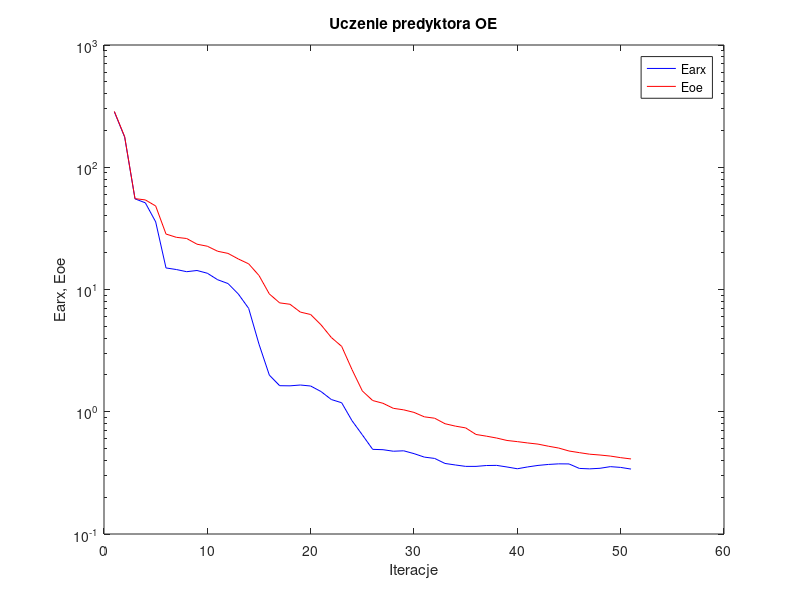
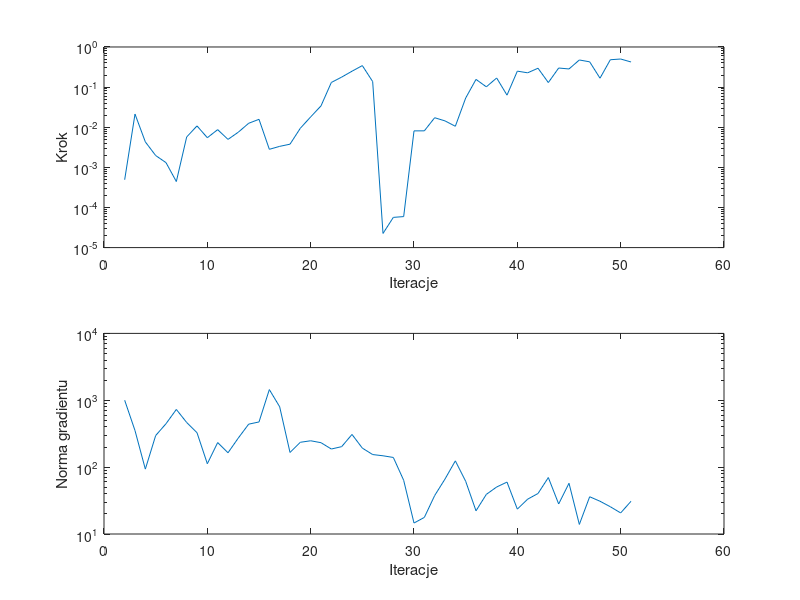

Recreate these plots in MATLAB, in order.
%uczenie predyktora oe
clear all;
n=0; farx(n+1)=2.843908e+002; foe(n+1)=2.862665e+002; wspucz(n+1)=0.000000e+000; ng(n+1)=0.000000e+000;
%odnowa zmiennej metryki
n=1; farx(n+1)=1.763277e+002; foe(n+1)=1.777972e+002; krok(n+1)=4.912482e-004; ng(n+1)=1.000912e+003;
n=2; farx(n+1)=5.515815e+001; foe(n+1)=5.538305e+001; krok(n+1)=2.128042e-002; ng(n+1)=3.521776e+002;
n=3; farx(n+1)=5.117459e+001; foe(n+1)=5.405084e+001; krok(n+1)=4.312903e-003; ng(n+1)=9.343209e+001;
n=4; farx(n+1)=3.576459e+001; foe(n+1)=4.823335e+001; krok(n+1)=1.970836e-003; ng(n+1)=2.967203e+002;
n=5; farx(n+1)=1.500790e+001; foe(n+1)=2.842920e+001; krok(n+1)=1.310706e-003; ng(n+1)=4.459791e+002;
n=6; farx(n+1)=1.456916e+001; foe(n+1)=2.672389e+001; krok(n+1)=4.430569e-004; ng(n+1)=7.288218e+002;
n=7; farx(n+1)=1.398541e+001; foe(n+1)=2.613066e+001; krok(n+1)=5.711090e-003; ng(n+1)=4.654154e+002;
n=8; farx(n+1)=1.430635e+001; foe(n+1)=2.347746e+001; krok(n+1)=1.078150e-002; ng(n+1)=3.272384e+002;
n=9; farx(n+1)=1.358366e+001; foe(n+1)=2.259338e+001; krok(n+1)=5.478088e-003; ng(n+1)=1.123837e+002;
n=10; farx(n+1)=1.201943e+001; foe(n+1)=2.054815e+001; krok(n+1)=8.704305e-003; ng(n+1)=2.330835e+002;
n=11; farx(n+1)=1.118803e+001; foe(n+1)=1.974287e+001; krok(n+1)=4.974973e-003; ng(n+1)=1.640351e+002;
n=12; farx(n+1)=9.184579e+000; foe(n+1)=1.777039e+001; krok(n+1)=7.530795e-003; ng(n+1)=2.728369e+002;
n=13; farx(n+1)=7.007381e+000; foe(n+1)=1.621565e+001; krok(n+1)=1.254246e-002; ng(n+1)=4.391673e+002;
n=14; farx(n+1)=3.569845e+000; foe(n+1)=1.301899e+001; krok(n+1)=1.574016e-002; ng(n+1)=4.737418e+002;
n=15; farx(n+1)=1.994132e+000; foe(n+1)=9.196836e+000; krok(n+1)=2.815703e-003; ng(n+1)=1.444949e+003;
n=16; farx(n+1)=1.633712e+000; foe(n+1)=7.773541e+000; krok(n+1)=3.334617e-003; ng(n+1)=7.989457e+002;
n=17; farx(n+1)=1.629415e+000; foe(n+1)=7.572184e+000; krok(n+1)=3.778589e-003; ng(n+1)=1.657758e+002;
n=18; farx(n+1)=1.654673e+000; foe(n+1)=6.535953e+000; krok(n+1)=9.436540e-003; ng(n+1)=2.353554e+002;
n=19; farx(n+1)=1.623764e+000; foe(n+1)=6.243497e+000; krok(n+1)=1.809047e-002; ng(n+1)=2.478593e+002;
n=20; farx(n+1)=1.463650e+000; foe(n+1)=5.144334e+000; krok(n+1)=3.403861e-002; ng(n+1)=2.319944e+002;
n=21; farx(n+1)=1.258987e+000; foe(n+1)=4.050390e+000; krok(n+1)=1.304848e-001; ng(n+1)=1.866006e+002;
n=22; farx(n+1)=1.184726e+000; foe(n+1)=3.426037e+000; krok(n+1)=1.775417e-001; ng(n+1)=2.024881e+002;
n=23; farx(n+1)=8.451712e-001; foe(n+1)=2.213245e+000; krok(n+1)=2.488881e-001; ng(n+1)=3.082120e+002;
n=24; farx(n+1)=6.470754e-001; foe(n+1)=1.480309e+000; krok(n+1)=3.435737e-001; ng(n+1)=1.925345e+002;
n=25; farx(n+1)=4.925585e-001; foe(n+1)=1.235545e+000; krok(n+1)=1.372911e-001; ng(n+1)=1.541918e+002;
%odnowa zmiennej metryki
n=26; farx(n+1)=4.893603e-001; foe(n+1)=1.172718e+000; krok(n+1)=2.253084e-005; ng(n+1)=1.478464e+002;
n=27; farx(n+1)=4.754740e-001; foe(n+1)=1.066769e+000; krok(n+1)=5.665485e-005; ng(n+1)=1.395222e+002;
n=28; farx(n+1)=4.792913e-001; foe(n+1)=1.036643e+000; krok(n+1)=5.926151e-005; ng(n+1)=6.358975e+001;
n=29; farx(n+1)=4.544381e-001; foe(n+1)=9.878917e-001; krok(n+1)=8.108296e-003; ng(n+1)=1.459296e+001;
n=30; farx(n+1)=4.255727e-001; foe(n+1)=9.087441e-001; krok(n+1)=8.128862e-003; ng(n+1)=1.770414e+001;
n=31; farx(n+1)=4.151129e-001; foe(n+1)=8.853608e-001; krok(n+1)=1.725161e-002; ng(n+1)=3.757901e+001;
n=32; farx(n+1)=3.776543e-001; foe(n+1)=7.981957e-001; krok(n+1)=1.438335e-002; ng(n+1)=6.637873e+001;
n=33; farx(n+1)=3.670046e-001; foe(n+1)=7.629897e-001; krok(n+1)=1.056599e-002; ng(n+1)=1.240952e+002;
n=34; farx(n+1)=3.574166e-001; foe(n+1)=7.377332e-001; krok(n+1)=5.335388e-002; ng(n+1)=6.146041e+001;
n=35; farx(n+1)=3.573774e-001; foe(n+1)=6.519047e-001; krok(n+1)=1.556123e-001; ng(n+1)=2.223138e+001;
n=36; farx(n+1)=3.632389e-001; foe(n+1)=6.315728e-001; krok(n+1)=1.015974e-001; ng(n+1)=3.912586e+001;
n=37; farx(n+1)=3.642141e-001; foe(n+1)=6.094679e-001; krok(n+1)=1.687792e-001; ng(n+1)=5.047180e+001;
n=38; farx(n+1)=3.533592e-001; foe(n+1)=5.822048e-001; krok(n+1)=6.306675e-002; ng(n+1)=5.973173e+001;
n=39; farx(n+1)=3.417487e-001; foe(n+1)=5.696515e-001; krok(n+1)=2.498965e-001; ng(n+1)=2.355708e+001;
n=40; farx(n+1)=3.537485e-001; foe(n+1)=5.556350e-001; krok(n+1)=2.271963e-001; ng(n+1)=3.320265e+001;
n=41; farx(n+1)=3.639313e-001; foe(n+1)=5.436256e-001; krok(n+1)=2.953927e-001; ng(n+1)=4.032751e+001;
n=42; farx(n+1)=3.706405e-001; foe(n+1)=5.226664e-001; krok(n+1)=1.298711e-001; ng(n+1)=6.987995e+001;
n=43; farx(n+1)=3.748653e-001; foe(n+1)=5.048602e-001; krok(n+1)=2.990259e-001; ng(n+1)=2.812844e+001;
n=44; farx(n+1)=3.742957e-001; foe(n+1)=4.774746e-001; krok(n+1)=2.833785e-001; ng(n+1)=5.736833e+001;
n=45; farx(n+1)=3.439455e-001; foe(n+1)=4.629606e-001; krok(n+1)=4.741921e-001; ng(n+1)=1.390023e+001;
n=46; farx(n+1)=3.410877e-001; foe(n+1)=4.495702e-001; krok(n+1)=4.268310e-001; ng(n+1)=3.606149e+001;
n=47; farx(n+1)=3.448025e-001; foe(n+1)=4.426651e-001; krok(n+1)=1.666377e-001; ng(n+1)=3.089954e+001;
n=48; farx(n+1)=3.556284e-001; foe(n+1)=4.339732e-001; krok(n+1)=4.811170e-001; ng(n+1)=2.556513e+001;
n=49; farx(n+1)=3.505207e-001; foe(n+1)=4.212807e-001; krok(n+1)=5.014424e-001; ng(n+1)=2.065868e+001;
n=50; farx(n+1)=3.397123e-001; foe(n+1)=4.110982e-001; krok(n+1)=4.228884e-001; ng(n+1)=3.083884e+001;

figure; semilogy(farx,'b'); hold on; semilogy(foe,'r'); xlabel('Iteracje'); ylabel('Earx, Eoe'); legend('Earx','Eoe'); title('Uczenie predyktora OE');
figure; subplot(2,1,1); semilogy(krok); xlabel('Iteracje'); ylabel('Krok');
subplot(2,1,2); semilogy(ng); xlabel('Iteracje'); ylabel('Norma gradientu');
Earx=farx(n+1)
Eoe=foe(n+1)
